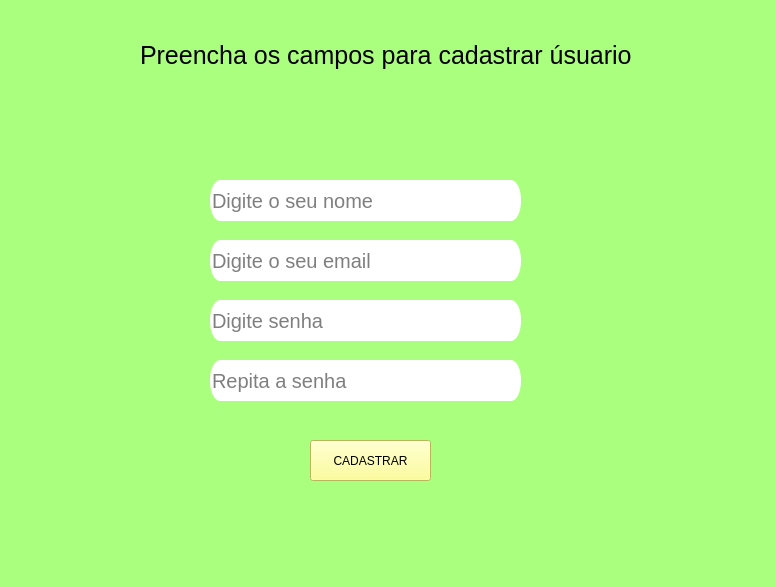
<?xml version="1.0" encoding="UTF-8"?>
<ui version="4.0">
 <class>MainWindow</class>
 <widget class="QMainWindow" name="MainWindow">
  <property name="geometry">
   <rect>
    <x>0</x>
    <y>0</y>
    <width>776</width>
    <height>587</height>
   </rect>
  </property>
  <property name="windowTitle">
   <string>MainWindow</string>
  </property>
  <property name="styleSheet">
   <string notr="true">background-color: rgb(170, 255, 127);</string>
  </property>
  <widget class="QWidget" name="centralwidget">
   <widget class="QLabel" name="label">
    <property name="geometry">
     <rect>
      <x>140</x>
      <y>30</y>
      <width>501</width>
      <height>51</height>
     </rect>
    </property>
    <property name="font">
     <font>
      <pointsize>19</pointsize>
     </font>
    </property>
    <property name="text">
     <string>Preencha os campos para cadastrar úsuario</string>
    </property>
   </widget>
   <widget class="QPushButton" name="pushButton">
    <property name="geometry">
     <rect>
      <x>310</x>
      <y>440</y>
      <width>121</width>
      <height>41</height>
     </rect>
    </property>
    <property name="styleSheet">
     <string notr="true">background-color: rgb(255, 255, 127);</string>
    </property>
    <property name="text">
     <string>CADASTRAR</string>
    </property>
   </widget>
   <widget class="QLineEdit" name="lineEdit">
    <property name="geometry">
     <rect>
      <x>210</x>
      <y>180</y>
      <width>311</width>
      <height>41</height>
     </rect>
    </property>
    <property name="font">
     <font>
      <pointsize>15</pointsize>
     </font>
    </property>
    <property name="styleSheet">
     <string notr="true">/*definimos a largura do box*/
background-color: rgb(255, 255, 255);
	width:300px;
	/* definimos a altura do box */
	height:100px;
	/* definimos a cor de fundo do box */
	/* definimos o quão arredondado irá ficar nosso box */
	border-radius: 10px 20px;</string>
    </property>
    <property name="cursorPosition">
     <number>0</number>
    </property>
    <property name="placeholderText">
     <string>Digite o seu nome</string>
    </property>
    <property name="clearButtonEnabled">
     <bool>false</bool>
    </property>
   </widget>
   <widget class="QLineEdit" name="lineEdit_3">
    <property name="geometry">
     <rect>
      <x>210</x>
      <y>300</y>
      <width>311</width>
      <height>41</height>
     </rect>
    </property>
    <property name="font">
     <font>
      <pointsize>15</pointsize>
     </font>
    </property>
    <property name="styleSheet">
     <string notr="true">/*definimos a largura do box*/
background-color: rgb(255, 255, 255);
	width:300px;
	/* definimos a altura do box */
	height:100px;
	/* definimos a cor de fundo do box */
	/* definimos o quão arredondado irá ficar nosso box */
	border-radius: 10px 20px;</string>
    </property>
    <property name="echoMode">
     <enum>QLineEdit::Password</enum>
    </property>
    <property name="placeholderText">
     <string>Digite senha</string>
    </property>
   </widget>
   <widget class="QLineEdit" name="lineEdit_4">
    <property name="geometry">
     <rect>
      <x>210</x>
      <y>360</y>
      <width>311</width>
      <height>41</height>
     </rect>
    </property>
    <property name="font">
     <font>
      <pointsize>15</pointsize>
     </font>
    </property>
    <property name="styleSheet">
     <string notr="true">/*definimos a largura do box*/
background-color: rgb(255, 255, 255);
	width:300px;
	/* definimos a altura do box */
	height:100px;
	/* definimos a cor de fundo do box */
	/* definimos o quão arredondado irá ficar nosso box */
	border-radius: 10px 20px;</string>
    </property>
    <property name="echoMode">
     <enum>QLineEdit::Password</enum>
    </property>
    <property name="placeholderText">
     <string>Repita a senha</string>
    </property>
   </widget>
   <widget class="QLineEdit" name="lineEdit_2">
    <property name="geometry">
     <rect>
      <x>210</x>
      <y>240</y>
      <width>311</width>
      <height>41</height>
     </rect>
    </property>
    <property name="font">
     <font>
      <pointsize>15</pointsize>
     </font>
    </property>
    <property name="styleSheet">
     <string notr="true">/*definimos a largura do box*/
background-color: rgb(255, 255, 255);
	width:300px;
	/* definimos a altura do box */
	height:100px;
	/* definimos a cor de fundo do box */
	/* definimos o quão arredondado irá ficar nosso box */
	border-radius: 10px 20px;</string>
    </property>
    <property name="cursorPosition">
     <number>0</number>
    </property>
    <property name="placeholderText">
     <string>Digite o seu email</string>
    </property>
    <property name="clearButtonEnabled">
     <bool>false</bool>
    </property>
   </widget>
  </widget>
  <widget class="QMenuBar" name="menubar">
   <property name="geometry">
    <rect>
     <x>0</x>
     <y>0</y>
     <width>776</width>
     <height>21</height>
    </rect>
   </property>
  </widget>
  <widget class="QStatusBar" name="statusbar"/>
 </widget>
 <resources/>
 <connections/>
</ui>
